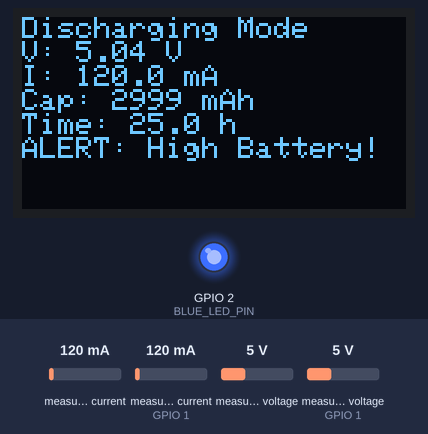
A sketch run on a simulated ESP32. On the bench: 128×64 one-colour display, output pins drawn as LEDs (lit = HIGH). The test bench sets the inputs (shaded band); at power-on: measured voltage 5 V, measured current 120 mA, measured current (sensor on GPIO 1) 120 mA, measured voltage (sensor on GPIO 1) 5 V. What the sketch prints to the serial monitor is not drawn.

Above: at 6.3 s.
6.4 s: measured voltage (sensor 0) set to 3.9 V
At 7.6 s:
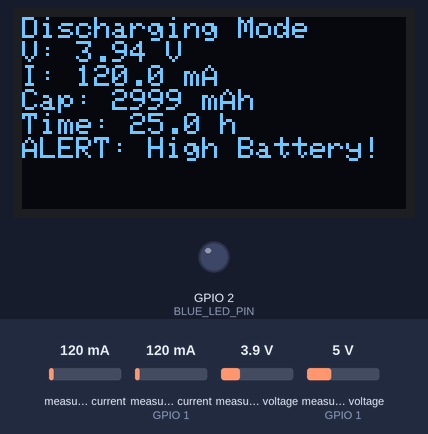
10.3 s: measured voltage (sensor 0) set to 3.4 V
At 11.8 s:
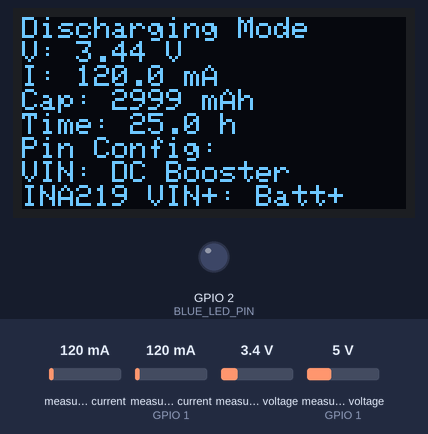
12.7 s: measured voltage (sensor 0) set to 3 V
At 14.5 s:
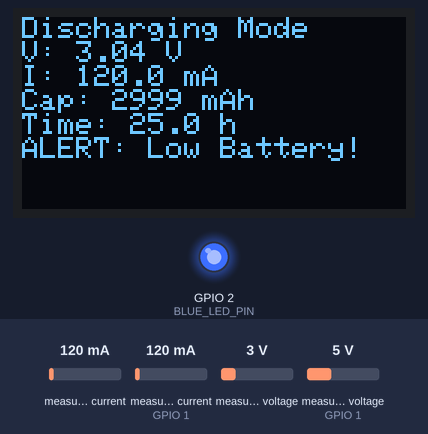
16.6 s: measured current (sensor 0) set to 40 mA
At 20.2 s:
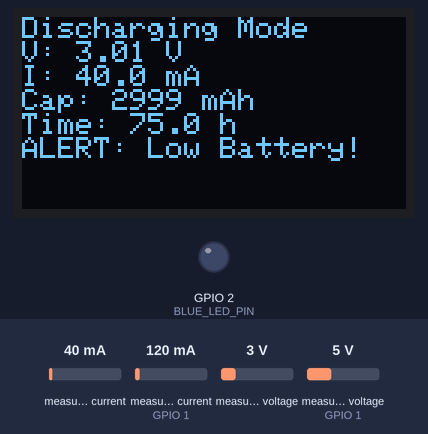
20.5 s: measured current (sensor 0) set to 500 mA
At 21.8 s:
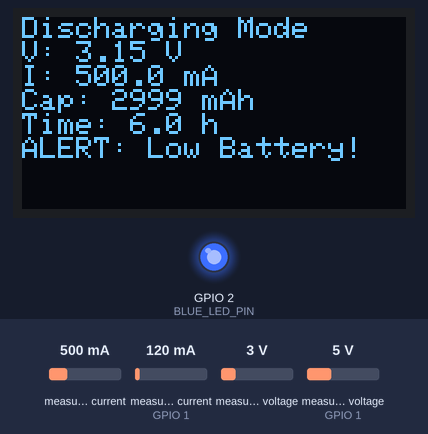
Timing chart, 0 to 25.4 s (numbered marks = the images above; inputs shaded):
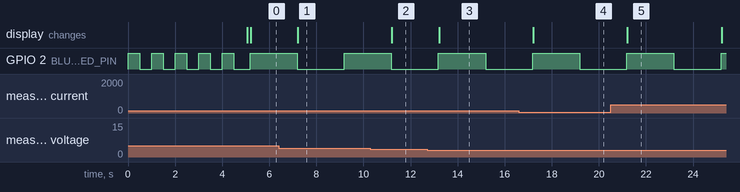

Measured:
- the behaviour switches between 3.7 and 3.6 V on measured voltage (sensor 0) (found by bisection; images 1 and 2)
- the behaviour switches between 3.4 and 3.3 V on measured voltage (sensor 0) (found by bisection; images 2 and 3)
- after the input at 6.4 s, the display: changes after 0.81 s (image 1)
- after the input at 10.3 s, the display: changes after 0.91 s (image 2)
- after the input at 12.7 s, GPIO 2 (BLUE_LED_PIN): LOW → HIGH after 0.49 s, → LOW 2.0 s later; the display: changes after 0.51 s (image 3)
- after the input at 16.6 s, the display: changes after 0.61 s (image 4)
- after the input at 20.5 s, the display: changes after 0.71 s (image 5)

The sketch:

working_merged_updated.ino
```cpp
#include <WiFi.h>
#include <WebServer.h>
#include <Wire.h>
#include <Adafruit_INA219.h>
#include <Adafruit_SSD1306.h>
#include <ArduinoJson.h>

// Wi-Fi AP credentials
const char* ssid = "ESP32_EnergyMonitor";
const char* password = "password123";

// Web server on port 80
WebServer server(80);

// OLED configuration
#define SCREEN_WIDTH 128
#define SCREEN_HEIGHT 64
#define OLED_RESET -1
Adafruit_SSD1306 display(SCREEN_WIDTH, SCREEN_HEIGHT, &Wire, OLED_RESET);

// INA219 instances
Adafruit_INA219 ina219_load(0x40);   // Discharging sensor
Adafruit_INA219 ina219_charge(0x41); // Charging sensor

// LED pins for alerts
#define BLUE_LED_PIN 2  // Built-in blue LED

// Battery and timing variables
float capacity_mAh = 3000.0;
unsigned long lastMillis = 0;
float battery_V = 0.0, load_current_mA = 0.0, charge_current_mA = 0.0;
bool lowBatteryAlert = false;
bool highBatteryAlert = false;
unsigned long lastBlinkMillis = 0;
bool ledState = false;

void handleRoot() {
  // Create JSON response
  StaticJsonDocument<200> doc;
  doc["battery_V"] = battery_V;
  doc["load_I_mA"] = load_current_mA;
  doc["load_shunt_mV"] = ina219_load.getShuntVoltage_mV();
  doc["load_power_mW"] = ina219_load.getPower_mW();
  doc["charge_I_mA"] = charge_current_mA;
  doc["charge_shunt_mV"] = ina219_charge.getShuntVoltage_mV();
  doc["charge_power_mW"] = ina219_charge.getPower_mW();
  doc["capacity_mAh"] = capacity_mAh;
  doc["remaining_time_h"] = (load_current_mA > 0) ? capacity_mAh / load_current_mA : 0.0;
  doc["mode"] = (charge_current_mA > 0.2 && load_current_mA <= 5.0) ? "Charging" : (load_current_mA > 5.0) ? "Discharging" : "Idle";
  if (lowBatteryAlert) {
    doc["alert"] = "Low battery voltage: " + String(battery_V, 2) + " V";
  } else if (highBatteryAlert) {
    doc["alert"] = "High battery voltage: " + String(battery_V, 2) + " V";
  } else {
    doc["alert"] = "";
  }

  String json;
  serializeJson(doc, json);
  server.send(200, "application/json", json);
}

void setup() {
  Serial.begin(115200);
  while (!Serial) { delay(1); }

  // Initialize LED pins
  pinMode(BLUE_LED_PIN, OUTPUT);
  pinMode(BLUE_LED_PIN, OUTPUT);
  digitalWrite(BLUE_LED_PIN, LOW);
  digitalWrite(BLUE_LED_PIN, LOW);

  // Test LEDs for 5 seconds
  Serial.println("Testing LEDs...");
  for (int i = 0; i < 5; i++) {
    digitalWrite(BLUE_LED_PIN, HIGH);
    digitalWrite(BLUE_LED_PIN, HIGH);
    delay(500);
    digitalWrite(BLUE_LED_PIN, LOW);
    digitalWrite(BLUE_LED_PIN, LOW);
    delay(500);
  }
  Serial.println("LED test complete");

  // Initialize I2C on GPIO21 (SDA), GPIO22 (SCL)
  Wire.begin(21, 22);

  // Initialize INA219 for discharging
  if (!ina219_load.begin()) {
    Serial.println("Failed to find INA219 at 0x40");
    while (1) { delay(10); }
  }

  // Initialize INA219 for charging
  if (!ina219_charge.begin()) {
    Serial.println("Failed to find INA219 at 0x41");
    while (1) { delay(10); }
  }

  // Initialize OLED (address 0x3C)
  if (!display.begin(SSD1306_SWITCHCAPVCC, 0x3C)) {
    Serial.println(F("SSD1306 allocation failed"));
    while (1) { delay(10); }
  }

  // Display startup message
  display.clearDisplay();
  display.setTextSize(1);
  display.setTextColor(SSD1306_WHITE);
  display.setCursor(0, 0);
  display.println("ESP32 Integrated Test");
  display.println("SSID: ESP32_EnergyMonitor");
  display.println("IP: 192.168.4.1");
  display.display();

  // Set up Wi-Fi AP
  WiFi.softAP(ssid, password);
  IPAddress IP = WiFi.softAPIP();
  Serial.print("AP IP address: ");
  Serial.println(IP);

  // Start web server
  server.on("/", handleRoot);
  server.begin();
  Serial.println("Web server started at http://192.168.4.1");

  Serial.println("Pin Configuration (ESP32):");
  Serial.println("Charging:");
  Serial.println("  ESP32 VIN: TP4056 OUT+ (via Switch)");
  Serial.println("  TP4056 IN+: 5V DC Converter");
  Serial.println("  TP4056 OUT+: Switch Input");
  Serial.println("  INA219(0x41) VIN+: Switch Output");
  Serial.println("  INA219(0x41) VIN-: Battery+, TP4056 B+");
  Serial.println("  INA219(0x41) A0: 3V3, A1: GND");
  Serial.println("Discharging:");
  Serial.println("  ESP32 VIN: DC Booster VOUT+ (5V)");
  Serial.println("  DC Booster VIN+: Battery+");
  Serial.println("  INA219(0x40) VIN+: Battery+");
  Serial.println("  INA219(0x40) VIN-: Load+");
  Serial.println("  Load-: GND");
  Serial.println("  BLUE_LED_PIN: GPIO5 (via 220R)");
  Serial.println("  Blue LED: GPIO2 (Built-in)");
  Serial.println("Common:");
  Serial.println("  ESP32 3V3: INA219 VCC, OLED VCC");
  Serial.println("  I2C: GPIO21 (SDA), GPIO22 (SCL)");
  Serial.println("  OLED SDA: GPIO21, SCL: GPIO22");
  Serial.println("Format: Battery V | Load I | Charge I | Capacity | Time | Mode | Alert | Raw Bus V | Raw Shunt mV");
}

void loop() {
  server.handleClient();

  unsigned long currentMillis = millis();
  if (currentMillis - lastMillis >= 2000) {
    lastMillis = currentMillis;
    float delta_t = 2.0;

    // Read discharging data (INA219 0x40)
    float shunt_load_mV = ina219_load.getShuntVoltage_mV();
    float bus_load_V = ina219_load.getBusVoltage_V();
    load_current_mA = readAverageCurrent(ina219_load, 10); // Average for noise reduction
    float power_load_mW = ina219_load.getPower_mW();

    // Read charging data
    float shunt_charge_mV = ina219_charge.getShuntVoltage_mV();
    float bus_charge_V = ina219_charge.getBusVoltage_V();
    charge_current_mA = readAverageCurrent(ina219_charge, 10);
    float power_charge_mW = ina219_charge.getPower_mW();

    // Calculate battery voltage
    float internal_resistance = 0.2; // Adjust based on your battery
    battery_V = bus_load_V + (shunt_load_mV / 1000.0) + (load_current_mA / 1000.0 * internal_resistance);

    // Mode detection
    bool isDischarging = (load_current_mA > 1.0);
    bool isCharging = (!isDischarging && charge_current_mA > 0.2);
    String mode = isCharging ? "Charging" : isDischarging ? "Discharging" : "Idle";

    if (isCharging) {
      battery_V = bus_charge_V;
    }
    // Alert detection
    lowBatteryAlert = (isCharging || isDischarging) && (battery_V < 3.4);
    highBatteryAlert = (isCharging || isDischarging) && (battery_V > 3.7) && !lowBatteryAlert;

    // Blink LEDs if alert
    if ((lowBatteryAlert || highBatteryAlert) && currentMillis - lastBlinkMillis >= 500) {
      ledState = !ledState;
      digitalWrite(BLUE_LED_PIN, ledState ? HIGH : LOW);
      lastBlinkMillis = currentMillis;
    } else if (!lowBatteryAlert && !highBatteryAlert) {
      digitalWrite(BLUE_LED_PIN, LOW);
      ledState = false;
    }

    // Update capacity
    if (isCharging) {
      capacity_mAh += (charge_current_mA * delta_t / 3600.0);
      if (capacity_mAh > 5000) capacity_mAh = 5000;
    } else if (isDischarging) {
      capacity_mAh -= (load_current_mA * delta_t / 3600.0);
      if (capacity_mAh < 0) capacity_mAh = 0;
    }

    // Calculate remaining time
    float remaining_time_h = (load_current_mA > 0 && isDischarging) ? capacity_mAh / load_current_mA : 0.0;

    // Display on OLED (unchanged)
    display.clearDisplay();
    display.setTextSize(1);
    display.setCursor(0, 0);
    if (isCharging) {
      display.println("Charging Mode");
      display.print("V: ");
      display.print(battery_V, 2);
      display.println(" V");
      display.print("I: ");
      display.print(charge_current_mA, 1);
      display.println(" mA");
      display.print("Cap: ");
      display.print((int)capacity_mAh);
      display.println(" mAh");
      if (lowBatteryAlert) {
        display.println("ALERT: Low Battery!");
      } else if (highBatteryAlert) {
        display.println("ALERT: High Battery!");
      } else {
        display.println("Pin Config:");
        display.println("VIN: TP4056 OUT+");
        display.println("INA219 VIN+: Switch");
      }
    } else if (isDischarging) {
      display.println("Discharging Mode");
      display.print("V: ");
      display.print(battery_V, 2);
      display.println(" V");
      display.print("I: ");
      display.print(load_current_mA, 1);
      display.println(" mA");
      display.print("Cap: ");
      display.print((int)capacity_mAh);
      display.println(" mAh");
      display.print("Time: ");
      display.print(remaining_time_h, 1);
      display.println(" h");
      if (lowBatteryAlert) {
        display.println("ALERT: Low Battery!");
      } else if (highBatteryAlert) {
        display.println("ALERT: High Battery!");
      } else {
        display.println("Pin Config:");
        display.println("VIN: DC Booster");
        display.println("INA219 VIN+: Batt+");
      }
    } else {
      display.println("Idle Mode");
      display.print("V: ");
      display.print(battery_V, 2);
      display.println(" V");
      display.print("Charge I: ");
      display.print(charge_current_mA, 2);
      display.println(" mA");
      display.print("Cap: ");
      display.print((int)capacity_mAh);
      display.println(" mAh");
      display.println("Pin Config:");
      display.println("VIN: DC Booster");
      display.println("Check TP4056/Switch");
    }
    display.display();

    // Serial output for debugging
    Serial.print("Data: ");
    Serial.print(battery_V, 2);
    Serial.print(" V | ");
    Serial.print(load_current_mA, 2);
    Serial.print(" mA | ");
    Serial.print(charge_current_mA, 2);
    Serial.print(" mA | ");
    Serial.print(capacity_mAh, 2);
    Serial.print(" mAh | ");
    Serial.print(remaining_time_h, 2);
    Serial.print(" h | ");
    Serial.print(mode);
    Serial.print(" | Alert: ");
    Serial.print(lowBatteryAlert ? "Low battery (" + String(battery_V, 2) + " V)" : highBatteryAlert ? "High battery (" + String(battery_V, 2) + " V)" : "None");
    Serial.print(" | Raw Bus V: ");
    Serial.print(bus_load_V, 2);
    Serial.print(" | Raw Shunt mV: ");
    Serial.println(shunt_load_mV, 2);
  }
}

// Add this function for averaging current readings
float readAverageCurrent(Adafruit_INA219 &ina, int samples) {
  float sum = 0;
  for (int i = 0; i < samples; i++) {
    sum += ina.getCurrent_mA();
    delay(1);
  }
  return sum / samples;
}
```
